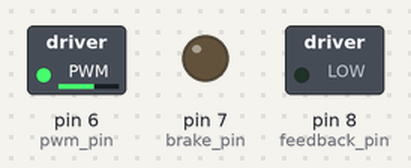
The sketch below on a simulated Arduino Uno, built with avr-gcc and run on an emulated ATmega328P. On the bench: switched loads named in the sketch (green lamp = pin HIGH), output pins drawn as LEDs (lit = HIGH). What the sketch prints to the serial monitor is not drawn.

Above: at 1.7 s.
Timing chart, 0 to 3.2 s (numbered marks = the images above):
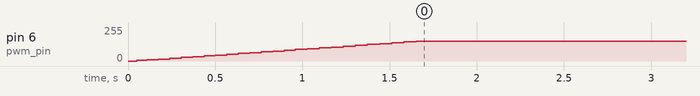

Measured:
- by itself, pin 6 (pwm_pin): moves from 0/255 to 150/255 over 1.6 s

The sketch:

eSkateControl.ino
```cpp
bool debug = true;
//Initializing Motor PWM Pin
int pwm_pin = 6;
int brake_pin = 7;
int feedback_pin = 8;

int initPWM = 25; //starting duty cycle
float rampRate = 0.1; //0-255 per milisecond; initial ramp rate 1 per millisecond -> 0 - 100% in .255 sec
//Control Structure
int state = 0; //0-idle,1-braking,2-forward,3-reverse, 4-coast
int command = 0; //0-no command, 1-brake, 2-forward, 3-reverse
int speed = 0; //Speed int RPM
int currentPWM = 0; //current PWM duty cycle
int timeSince = 0; //time since last PWM write in millisecond
//Runtime values
int targetSpeed = 150; //target speed from controller
bool ramping = false;

void setup() {
  //Declaring PWM pin as output
  Serial.begin(9600);
  pinMode(pwm_pin, OUTPUT);
  pinMode(brake_pin, OUTPUT);
  pinMode(feedback_pin, OUTPUT);
}

void loop() {
  //Serial.print("hello!");
  //init timeSince as time since controller starts
  //Check input to  controller
  command = getCommand();
  //Get speed
  speed = getSpeed();
  //Execute current input
  state = execCommand(state,command);

  //Update I/Os
  analogWrite(pwm_pin, currentPWM);

  //Development
  delay(50);
  printPWM();
  printState();
}

int getSpeed() {
  //calculate speed from feedback_pin
  return 0;
}

int getCommand() {
  return 2; //return go forward
}

int execCommand(int state, int command){
  switch (command) {
  case 0: //no command
    // statements
    break;
  case 1: //brake
    // statements
    break;
  case 2: //go forward
    // statements
    if (state == 0 || state == 2) { //if idle or going forward
      //ramping
      goForward(getSpeed(),targetSpeed);
    }
    if (currentPWM < 255){
      return 2; //coast
    } else {
      return 4; // coast
    }

    break;
  case 3:
    // statements
    break;
  default: //4 - coast
    // statements
    break;
  }
}


void goForward(int speed, int targetSpeed) {
  //Ramp PWM duty cycle
    if (ramping) {
      int now = millis();
      currentPWM = (int) currentPWM + (now - timeSince) * rampRate ;
      timeSince = now;
      if (debug){
        Serial.print("currentPWM: ");
        Serial.print(currentPWM);
        Serial.print("\n");
        Serial.print("now: ");
        Serial.print(now);
        Serial.print("\n");
        Serial.print("timeSince: ");
        Serial.print(timeSince);
        Serial.print("\n");
      }
      //analogWrite(pwm_pin, currentPWM);

      //when ramped to max Duty Cycle
      if (currentPWM >= targetSpeed) {
        ramping = false;
      }
      if (currentPWM > targetSpeed) {
        currentPWM = targetSpeed;
      }
    } else { //initial
      timeSince = millis();
      //currentPWM = initPWM; //init current PWM
      ramping = true;

      Serial.print("In here: ");
      Serial.print("\n");
    }
}

void printPWM(){
  Serial.print("currentPWM: ");
  Serial.print(currentPWM);
  Serial.print("\n");
}

void printState(){
  Serial.print("state: ");
  Serial.print(state);
  Serial.print("\n");
}
```
